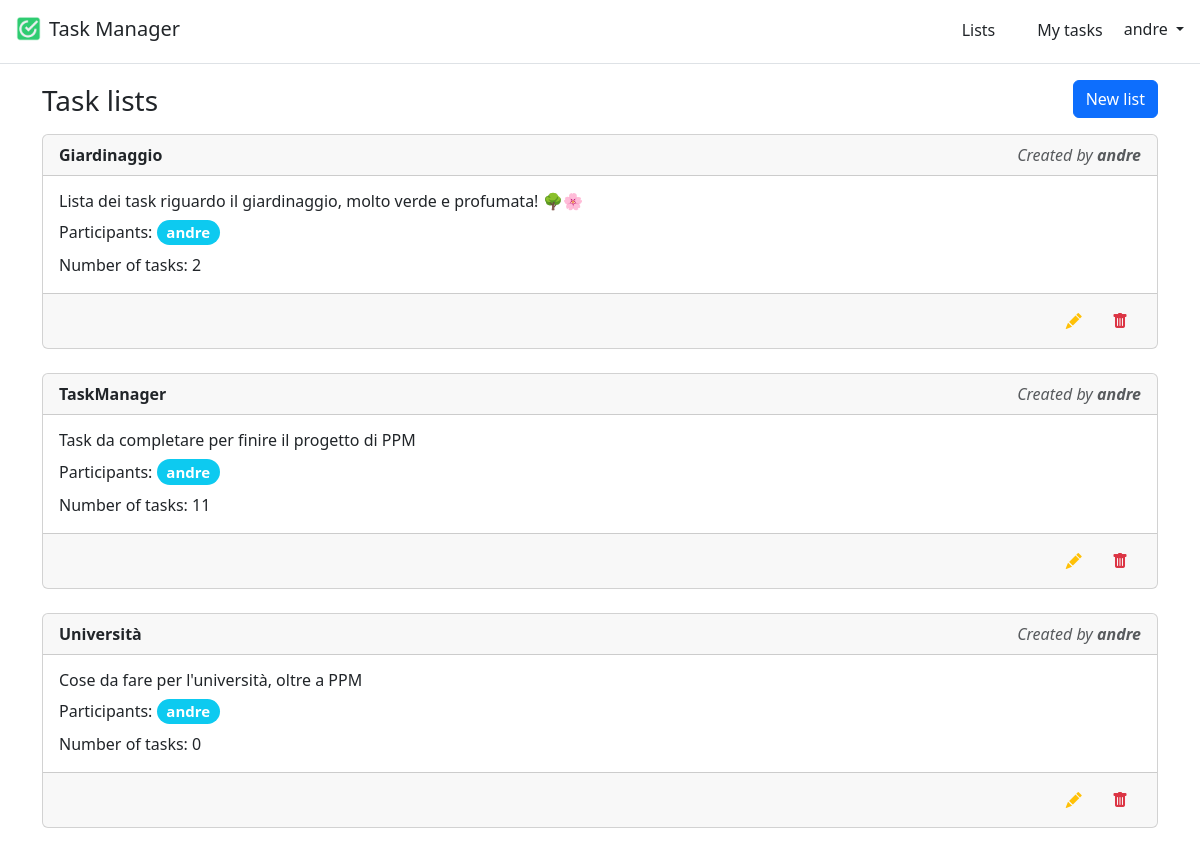
Screenshot of /lists/ (signed in) with the database file from the repository.
### lists/models.py (models this page shows, shortened)
class TaskList(models.Model):
    id = models.AutoField(primary_key=True)
    title = models.CharField(max_length=255)
    description = models.TextField()
    owner = models.ForeignKey(User, on_delete=models.CASCADE, related_name="owner")
    participants = models.ManyToManyField(User, related_name="participants")
    tasks = models.ManyToManyField("Task", related_name="tasks", blank=True)

### lists/views.py (the view)
# urls.py: path('', views.TaskListsView.as_view(), name="lists"),
class TaskListsView(LoginRequiredMixin, ListView):
    model = TaskList
    template_name = "lists/lists.html"
    def get_context_data(self, **kwargs):
        context = super().get_context_data(**kwargs)
        context["lists"] = TaskList.objects.filter(participants=self.request.user.id)
        return context

### templates/lists/lists.html
{% extends "base.html" %}
{% block content %}
    <div class="row d-flex align-items-end">
        <h3 class="col m-0">Task lists</h3>
        <div class="col"><a href="{% url 'list_new' %}">
            <button class="btn btn-primary float-end">New list</button>
        </a></div>
    </div>
    <ul class="p-0 my-3">
        {% for task_list in lists %}
            <a href="{% url 'list' task_list.id %}" class="link-dark text-decoration-none">
                <div class="card">
                    <div class="card-header">
                        <div class="row d-flex">
                            <div class="col">
                                <span class="fw-bold">{{ task_list.title }}</span>
                            </div>
                            <div class="col">
                                <em class="text-muted float-end">Created by <b>{{ task_list.owner }}</b></em>
                            </div>
                        </div>
                    </div>
                    <div class="card-body">
                        <h6 class="card-text mb-2">{{ task_list.description }}</h6>
                        <div class="mb-2">Participants:
                            {% for user in task_list.participants.all %}
                                <h5 class="d-inline-block my-0 me-1"><span
                                        class="badge rounded-pill bg-info">{{ user }}</span>
                                </h5>
                            {% endfor %}
                        </div>
                        <p class="mb-0">Number of tasks: {{ task_list.tasks.count }}</p>
                    </div>
                    <div class="card-footer text-end text-muted">
                        <a href="{% url 'list_edit' task_list.id %}" class="d-inline-flex link-dark text-decoration-none">
                            <button class="btn text-warning"><i class="bi-pencil-fill"></i></button>
                        </a>
                        <a href="{% url 'list_delete' task_list.id %}" class="d-inline-flex link-dark text-decoration-none">
                            <button class="btn text-danger"><i class="bi-trash-fill"></i></button>
                        </a>
                    </div>
                </div>
            </a>
            <br/>
        {% empty %}
            <ul class="list-group my-2">
                <li class="list-group-item list-group-item-primary">
                    <h4 class="mb-0">No lists found, please create one.</h4>
                </li>
            </ul>
        {% endfor %}
    </ul>
{% endblock %}

### templates/base.html (shortened to what this page needs)
<!DOCTYPE html>
<html lang="en">
{% load static %}
{% load crispy_forms_tags %}
<head>
    <link href="https://cdn.jsdelivr.net/npm/bootstrap@5.3.0-alpha3/dist/css/bootstrap.min.css" rel="stylesheet"
>
    <link rel="stylesheet" href="https://cdn.jsdelivr.net/npm/bootstrap-icons@1.3.0/font/bootstrap-icons.css">
</head>
<body>
<header class="p-3 mb-3 border-bottom">
    <div class="align-items-center">
        <a class="navbar-brand d-inline-flex align-items-center" href="{% url 'home' %}">
            <img class="img-responsive" src="{% static 'favicon.ico' %}" alt="Favicon" style="max-height: 25px;">
            <h5 class="d-inline-block my-0 mx-2">Task Manager</h5>
        </a>
        <div class="d-flex align-items-center float-end">
            {% if user.is_authenticated %}
                <ul class="nav col-12 col-lg-auto me-lg-auto mb-2 justify-content-center mb-md-0">
                    <li><a href="{% url 'lists' %}" class="nav-link px-2 py-0 link-dark">
                        <button class="btn py-0">Lists</button>
                    </a></li>
                    <li><a href="{% url 'my-tasks' %}" class="nav-link px-2 py-0 link-dark">
                        <button class="btn py-0">My tasks</button>
                    </a></li>
                </ul>
                <div class="dropdown text-end">
                    <a href="#" class="d-block link-dark text-decoration-none dropdown-toggle" id="dropdownUser"
                       data-bs-toggle="dropdown" aria-expanded="false">
                        {{ user.username }}
                    </a>
                </div>
            {% else %}
                <div class="text-end">
                    <a href="{% url 'login' %}" class="btn btn-outline-primary me-2">Log In</a>
                    <a href="{% url 'signup' %}" class="btn btn-primary">Sign Up</a>
                </div>
            {% endif %}
        </div>
    </div>
</header>
<main>
    <div class="container">
        {% block content %}
        {% endblock content %}
    </div>
</main>
</body>
</html>

### rows the page displays
TaskList: title "Giardinaggio", owner "andre", description "Lista dei task riguardo il giardinaggio, molto verde e profumata! 🌳🌸", tasks.count "2"
TaskList: title "TaskManager", owner "andre", description "Task da completare per finire il progetto di PPM", tasks.count "11"
TaskList: title "Università", owner "andre", description "Cose da fare per l'università, oltre a PPM", tasks.count "0"

### other values shown
{{ user.username }} "andre"
{{ user }} "andre"
